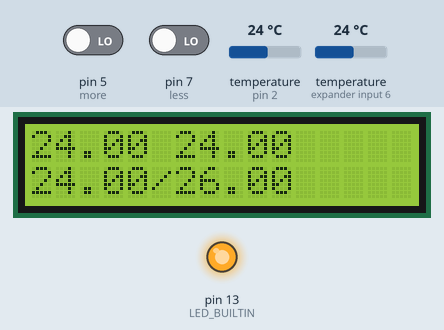
This sketch was run on a simulated Arduino Uno, built with avr-gcc and run on an emulated ATmega328P. On the bench: 16×2 character LCD, output pins drawn as LEDs (lit = HIGH). The test bench sets the inputs (shaded band); at power-on: temperature (sensors on pin 2, expander input 6) 24 °C, pin 5 (more) LOW, pin 7 (less) LOW. What the sketch prints to the serial monitor is not drawn.

Above: at 1.9 s.
2.0 s: temperature (sensor on pin 2) set to 25.3 °C
At 3.2 s:
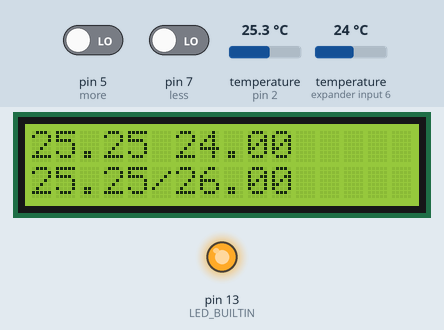
4.1 s: temperature (sensor on pin 2) set to 26.7 °C
At 6.4 s:
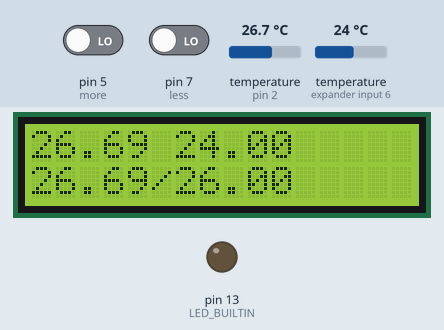
6.7 s: pin 5 (more) driven HIGH
At 8.7 s:
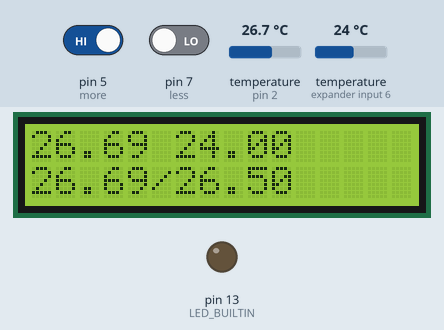
10.6 s: temperature (sensor on expander input 6) set to 12 °C
At 12.8 s:
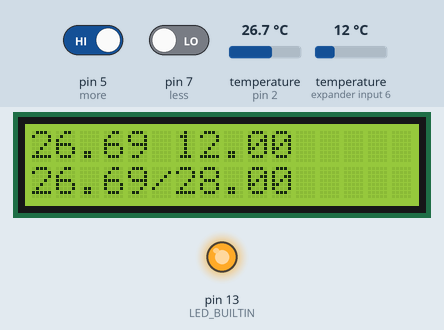
14.6 s: temperature (sensor on expander input 6) set to 19 °C
At 18.4 s:
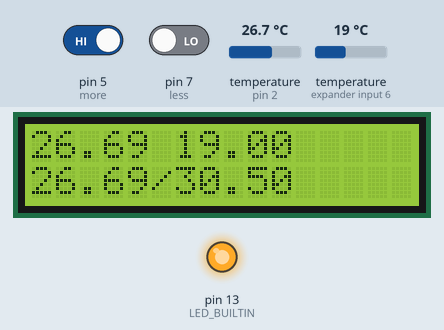
18.5 s: pin 7 (less) driven HIGH
Timing chart, 0 to 21.5 s (numbered marks = the images above; inputs shaded):
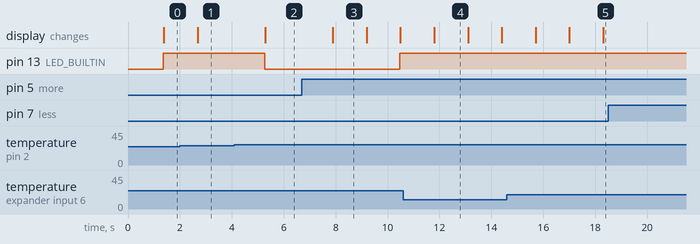

The sketch:

ds18b20_thermostat.ino
```cpp
/*
*  LCM1602 & Arduino Uno
*  VCC - > 5 V
*  GND - GND
*  SCL -> A5
*  SDA -> A4
*/

#include <Wire.h>   // standardowa biblioteka Arduino
#include <LiquidCrystal_I2C.h> // dolaczenie pobranej biblioteki I2C dla LCD
#include <OneWire.h>
#include <DallasTemperature.h>

OneWire ds(2);
DallasTemperature sensors(&ds);

LiquidCrystal_I2C lcd(0x27, 2, 1, 0, 4, 5, 6, 7, 3, POSITIVE);  // Ustawienie adresu ukladu na 0x27

int less = 7;
int more = 5;

float temp;
float temp1;
float temp2;
float tempSet = 26;
float tempMin = 15;
float tempMax = 32;

void setup() {
  sensors.begin();
  pinMode(LED_BUILTIN, OUTPUT);
  pinMode(less, INPUT);
  pinMode(more, INPUT);
  lcd.begin(16,2);   // Inicjalizacja LCD 2x16
  while(!Serial);
  Serial.begin(9600);

  lcd.backlight(); // zalaczenie podwietlenia
}


void loop() {
  delay(500);
   sensors.requestTemperatures();
  temp1 = sensors.getTempCByIndex(0);
  temp2 = sensors.getTempCByIndex(1);
  temp = getCurrentTemp(temp1, temp1);
  if (temp > 0 && temp < tempSet) {
    digitalWrite(LED_BUILTIN, HIGH);
  } else {
    digitalWrite(LED_BUILTIN, LOW);
  }
  if (digitalRead(less) == HIGH && tempSet > tempMin) {
    tempSet = tempSet - 0.5;
    Serial.println("less");
  }
  if (digitalRead(more) == HIGH && tempSet < tempMax) {
    tempSet = tempSet + 0.5;
    Serial.println("more");
  }

  lcd.clear();
  lcd.setCursor(0, 0);

  String actual = String(temp1, 2) + " " + String(temp2, 2);
  lcd.print(actual);
  Serial.println(actual);

  lcd.setCursor(0,1);
  String set = String(temp, 2) + "/" + String(tempSet, 2);
  lcd.print(set);
  Serial.println(set);
}

float getCurrentTemp(float temp1, float temp2) {
  if (temp2 < 0 || temp2 > 40) {
    return temp1;
  }
  return max(temp1, temp2);
}
```

Measured:
- the behaviour switches between 25.9 and 26 °C on temperature (sensor on pin 2) (found by bisection; images 1 and 2)
- after the input at 2.0 s, the display: changes after 0.68 s (image 1)
- after the input at 4.1 s, pin 13 (LED_BUILTIN): HIGH → LOW after 1.2 s; the display: changes after 1.2 s (image 2)
- after the input at 6.7 s, pin 13 (LED_BUILTIN): LOW → HIGH after 3.8 s; the display: changes after 1.2 s (image 3)
- after the input at 18.5 s, every drawn part: stays the same
- what the display in image 3 shows lasts 1.3 s, from 7.9 s to 9.2 s
